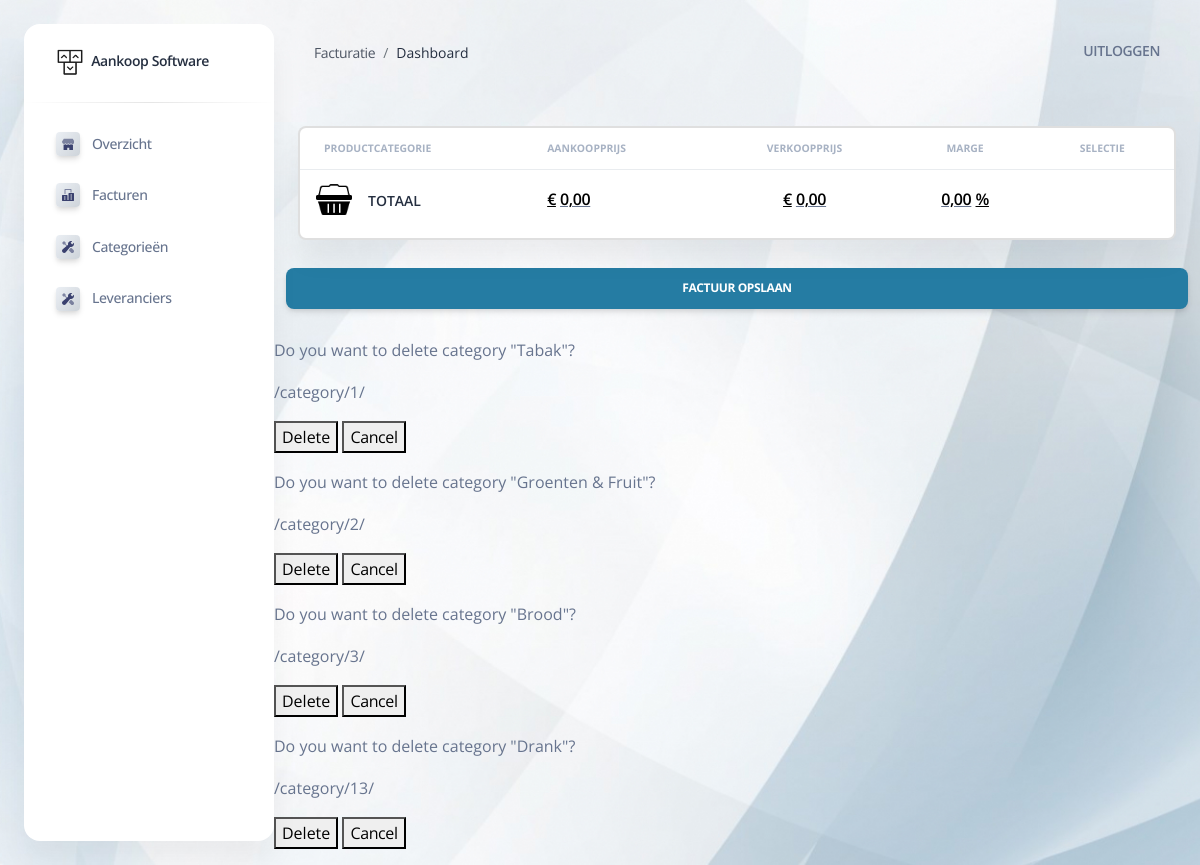
/list, run on an earlier commit of the app's database.
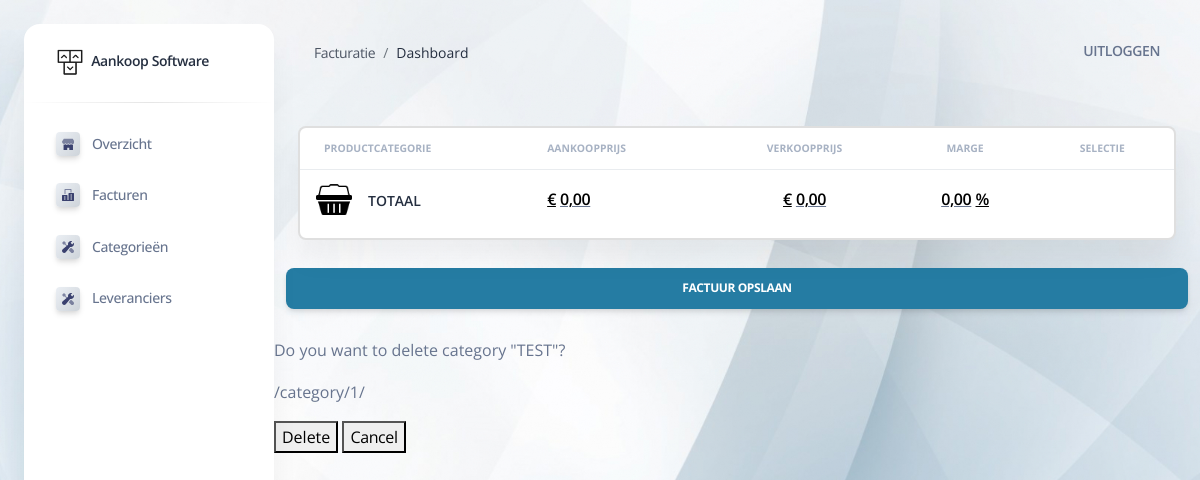
And on a later commit of the database.
### app/models.py (models this page shows)
class Category(models.Model):
    name = models.CharField(max_length=50)
    image_link = models.CharField(max_length=200, default="/static/assets/img/default.jpg")
    cat_margin = models.DecimalField(max_digits=20,decimal_places=2, default=0.00);
    def get_absolute_url(self):
        return f"/category/{self.id}/"

### app/views.py (the view)
# urls.py: path('list', views.product_list_view, name='create'),
def product_list_view(request):
    queryset = Category.objects.all()
    context={
        "objectlist": queryset
    }
    html_template = loader.get_template('test.html')
    return HttpResponse(html_template.render(context, request));

### core/templates/test.html (shortened to what this page needs)
<!doctype html>
<html>
{% extends 'layouts/base.html' %}
{% block content %}
<div class="container-fluid py-4">
    <div class="row mt-4">
      <div class="col-12">
        <div class="card mb-4">
          <div class="card-body px-0 pt-0 pb-2">
            <div class="table-responsive p-0">
              <table class="table align-items-center mb-0" id="invoicetable">
                <thead>
                  <tr>
                    <th class="text-uppercase text-secondary text-xxs font-weight-bolder opacity-7">Productcategorie</th>
                    <th class="text-uppercase text-secondary text-xxs font-weight-bolder opacity-7 ps-2">Aankoopprijs</th>
                    <th class="text-center text-uppercase text-secondary text-xxs font-weight-bolder opacity-7">Verkoopprijs</th>
                    <th class="text-center text-uppercase text-secondary text-xxs font-weight-bolder opacity-7">Marge</th>
                    <th class="text-center text-uppercase text-secondary text-xxs font-weight-bolder opacity-7">Selectie</th>
                  </tr>
                </thead>
                <tbody id="BodyRows">
                  <tr>
                    <td>
                      <div class="d-flex px-2 py-1">
                        <div>
                          <img src="/static/assets/img/total.png" class="avatar avatar-sm me-3">
                        </div>
                        <div class="d-flex flex-column justify-content-center">
                          <h6 class="mb-0 text-sm">TOTAAL</h6>
                        </div>
                      </div>
                    </td>
                    <td>
                      <a class="text-s font-weight-bold mb-0"><u>€</u></a>
                      <u><a class="text-s font-weight-bold mb-0" id="totalin">0,00</a></u>
                    </td>
                    <td class="align-middle text-center">
                      <a class="text-s font-weight-bold mb-0"><u>€</u></a>
                      <u><a class="text-s font-weight-bold mb-0" id="totalout">0,00</a></u>
                    </td>
                    <td class="align-middle text-center">
                      <u><a class="text-s font-weight-bold mb-0" id="totalmargin">0,00</a></u>
                      <a class="text-s font-weight-bold mb-0"><u>%</u></a>
                    </td>
                  </tr>
                </tbody>
              </table>
            </div>
          </div>
        </div>
      </div>
      <button class="btn bg-gradient-primary my-1 me-1" id="savebutton" onclick="submit()" type="submit">Factuur Opslaan</button>
    </div>
</div>
<form method="POST">
    <table>
    {% for item in objectlist %}
        <p>Do you want to delete category "{{item.name}}"?</p>
        <p>{{ item.get_absolute_url }}</p>
        <p><button type="submit" value="item">Delete</button>  <button><a href="{{ item.get_absolute_url }}">Cancel</a></button></p>
    {% endfor %}
    </table>
</form>
{% endblock content %}

What changed in the data, as far as the page shows it:
removed Category: name "Groenten & Fruit", get_absolute_url "/category/2/"
removed Category: name "Brood", get_absolute_url "/category/3/"
removed Category: name "Drank", get_absolute_url "/category/13/"
changed Category "/category/1/": name "Tabak" → "TEST"
